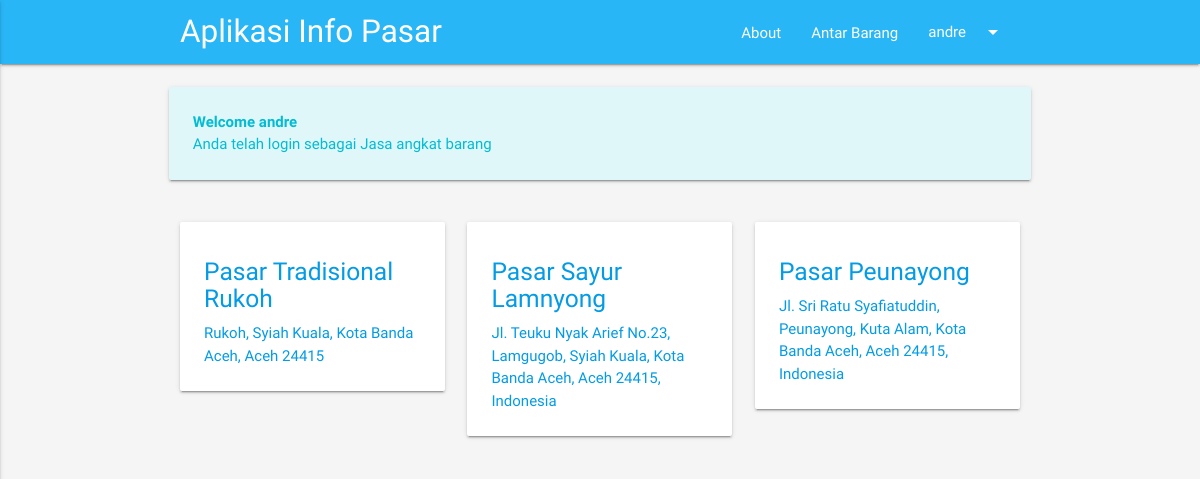
The page /index.php (signed in) on the database its author committed.
### tables this page shows
CREATE TABLE `pasar` (
  `id_pasar` int(11) NOT NULL,
  `nama_pasar` varchar(50) NOT NULL,
  `alamat_pasar` text NOT NULL,
  `lat` varchar(10) NOT NULL,
  `long` varchar(10) NOT NULL
);

### index.php (the view, shortened to what this page needs)
<!DOCTYPE html>
<html lang="en">
<head>
  <link href="fonts/icon.css" rel="stylesheet">
  <link href="css/materialize.css" type="text/css" rel="stylesheet" media="screen,projection"/>
  <link href="css/style.css" type="text/css" rel="stylesheet" media="screen,projection"/>
</head>
<body class="grey lighten-4">
  <?php include 'menu.php'; ?>
  <div class="container">
    <div class="section">
      <?php if (isset($_SESSION['status'])): ?>
        <div class="row">
          <div class="card cyan lighten-5">
            <div class="card-content cyan-text">
              <p class="single-alert">
                <b>Welcome <?= $_SESSION['nama']; ?></b>
                <p>Anda telah login sebagai
                  <?php
                  if ($_SESSION['level'] == 1) {
                    echo "Pedagang";
                  }
                  elseif ($_SESSION['level'] == 2) {
                    echo "Pembeli";
                  }else{
                    echo "Jasa angkat barang";
                  }
                  ?>
                </p>
              </p>
            </div>
          </div>
        </div>
      <?php endif; ?>
      <div class="row">
        <?php
        $sql = mysqli_query($con, "SELECT * FROM pasar");
        while ($data = mysqli_fetch_object($sql)):
          ?>
        <div class="col s12 m6 l4">
          <div class="card horizontal">
            <div class="card-stacked waves-effect">
              <a href="pasar.php?id=<?= $data->id_pasar ?>"><div class="card-content">
                <h5><?= $data->nama_pasar ?></h5>
                <p><?= $data->alamat_pasar ?></p>
              </div></a>
            </div>
          </div>
        </div>
      <?php endwhile; ?>
    </div>
  </div>
</div>
</body>
</html>

### rows shown on the page
pasar: nama_pasar "Pasar Tradisional Rukoh", alamat_pasar "Rukoh, Syiah Kuala, Kota Banda Aceh, Aceh 24415"
pasar: nama_pasar "Pasar Sayur Lamnyong", alamat_pasar "Jl. Teuku Nyak Arief No.23, Lamgugob, Syiah Kuala, Kota Banda Aceh, Aceh 24415, Indonesia"
pasar: nama_pasar "Pasar Peunayong", alamat_pasar "Jl. Sri Ratu Syafiatuddin, Peunayong, Kuta Alam, Kota Banda Aceh, Aceh 24415, Indonesia"

### other values the page prints
$_SESSION['nama'] "andre"
